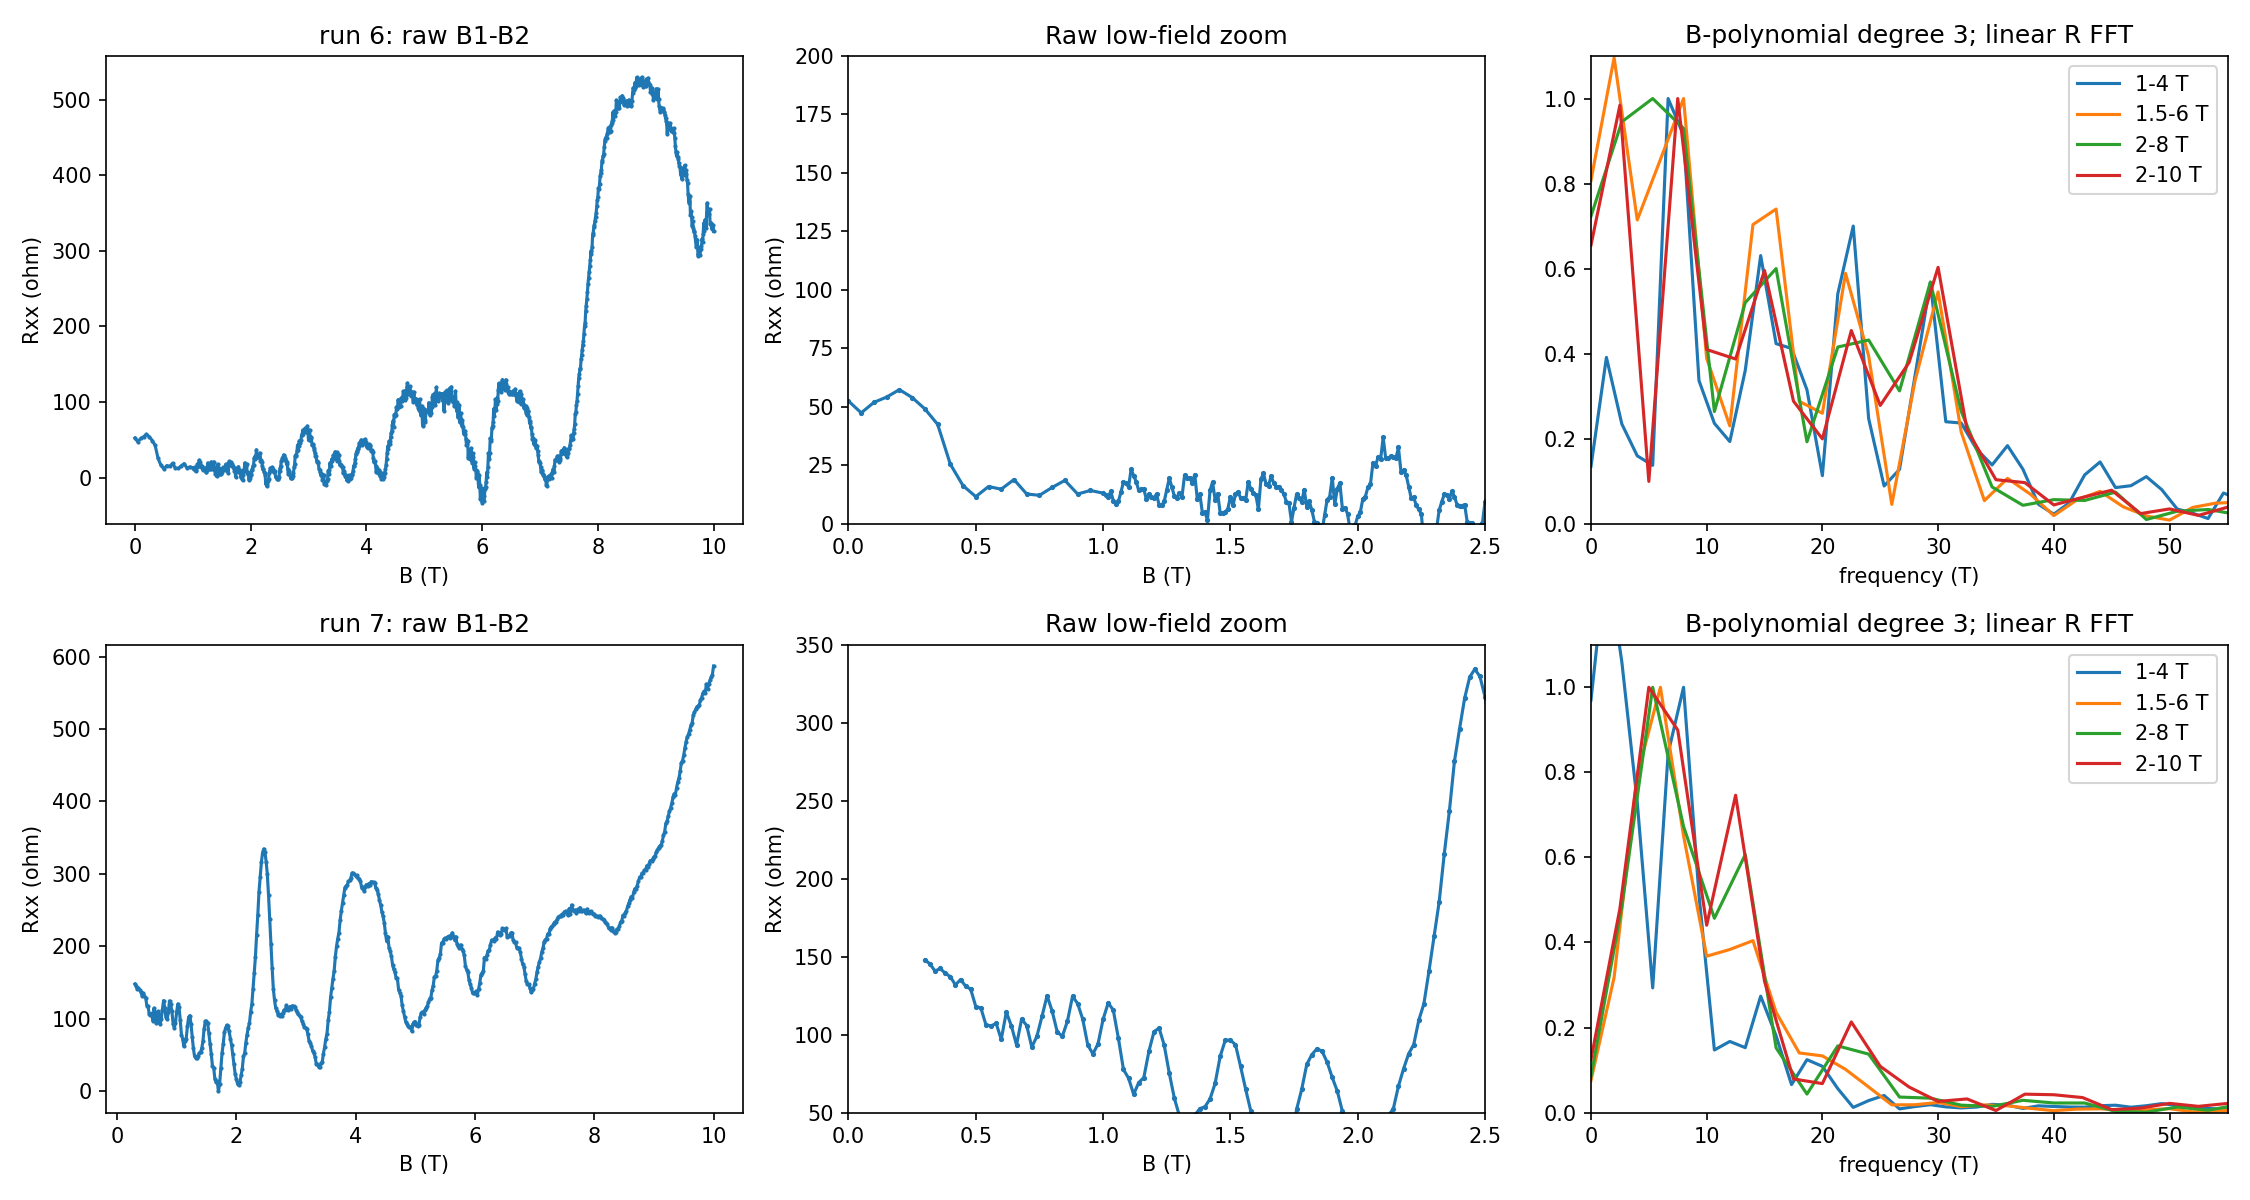

Python code for this plot:
from pathlib import Path
import numpy as np
import matplotlib.pyplot as plt
from hera.analysis import open_run, resolve_channels, current_channel, sdh_fft, sdh_onset, plot_raw
from scipy.signal import find_peaks
fig,axs=plt.subplots(2,3,figsize=(15,8))
for j,rid in enumerate([6,7]):
 r=open_run(f'data/{rid}'); cs=resolve_channels(r.meta); ci=current_channel(cs); cv=next(c for c in cs if c.cid=='sr1'); I=r.col(ci.col)/ci.gain; R=r.col(cv.col)/cv.gain/I; B=r.col('magnet_field'); ix=np.argsort(B); B,R=B[ix],R[ix]
 axs[j,0].plot(B,R,'.-',ms=2); axs[j,0].set(title=f'run {rid}: raw B1-B2',xlabel='B (T)',ylabel='Rxx (ohm)')
 axs[j,1].plot(B,R,'.-',ms=3); axs[j,1].set(xlim=(0,2.5),ylim=(0,200) if rid==6 else (50,350),xlabel='B (T)',ylabel='Rxx (ohm)',title='Raw low-field zoom')
 for low,high in [(1,4),(1.5,6),(2,8),(2,10)]:
  f,s=sdh_fft(R[:,None],B,b_range=(low,high),nfft=4096,log=False,bg_degree=3)
  mask=(f>3)&(f<55); sp=s[0]; peaks,_=find_peaks(sp); peaks=[p for p in peaks if 3<f[p]<55]; peaks=sorted(peaks,key=lambda p:-sp[p])[:5]; print(rid,(low,high),'peaks',[(round(f[p],2),round(sp[p],2)) for p in peaks]); axs[j,2].plot(f,sp/max(sp[mask]),label=f'{low}-{high} T')
 axs[j,2].set(xlim=(0,55),ylim=(0,1.1),xlabel='frequency (T)',title='B-polynomial degree 3; linear R FFT'); axs[j,2].legend()
 print('RUN',rid,'T',np.percentile(r.col('T_sample'),[0,50,100]),'leak',[(c,np.percentile(r.col(c),[0,50,100]).tolist()) for c in ['k_2400_tg_curr','k_2400_bg_curr']])
 for hi in [3,4,6]:
  try: print('onset hi',hi,sdh_onset(R,B,b_hi=hi,b_lo=1 if rid==6 else .6,r_full_scale=5000).summary())
  except Exception as e: print(type(e).__name__,str(e))
fig.tight_layout(); fig.savefig('hera_scratch/spot_analysis.png',dpi=150)
